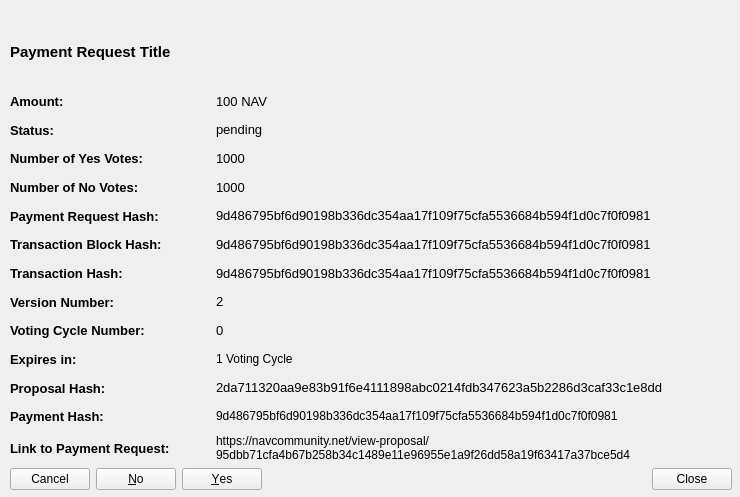
<?xml version="1.0" encoding="UTF-8"?>
<ui version="4.0">
 <class>CommunityFundDisplayPaymentRequestDetailed</class>
 <widget class="QWidget" name="CommunityFundDisplayPaymentRequestDetailed">
  <property name="geometry">
   <rect>
    <x>0</x>
    <y>0</y>
    <width>740</width>
    <height>497</height>
   </rect>
  </property>
  <property name="sizePolicy">
   <sizepolicy hsizetype="Preferred" vsizetype="Expanding">
    <horstretch>0</horstretch>
    <verstretch>0</verstretch>
   </sizepolicy>
  </property>
  <property name="minimumSize">
   <size>
    <width>740</width>
    <height>497</height>
   </size>
  </property>
  <property name="windowTitle">
   <string>Payment Request Details</string>
  </property>
  <widget class="QLabel" name="labelPaymentRequestTitle">
   <property name="geometry">
    <rect>
     <x>10</x>
     <y>10</y>
     <width>722</width>
     <height>83</height>
    </rect>
   </property>
   <property name="sizePolicy">
    <sizepolicy hsizetype="Preferred" vsizetype="Expanding">
     <horstretch>0</horstretch>
     <verstretch>0</verstretch>
    </sizepolicy>
   </property>
   <property name="maximumSize">
    <size>
     <width>16777215</width>
     <height>100</height>
    </size>
   </property>
   <property name="font">
    <font>
     <pointsize>11</pointsize>
     <weight>75</weight>
     <bold>true</bold>
    </font>
   </property>
   <property name="text">
    <string>Payment Request Title</string>
   </property>
   <property name="wordWrap">
    <bool>true</bool>
   </property>
   <property name="openExternalLinks">
    <bool>false</bool>
   </property>
  </widget>
  <widget class="QWidget" name="layoutWidget">
   <property name="geometry">
    <rect>
     <x>10</x>
     <y>90</y>
     <width>722</width>
     <height>400</height>
    </rect>
   </property>
   <layout class="QVBoxLayout" name="verticalLayoutDetailedInfomation_2">
    <item>
     <layout class="QHBoxLayout" name="horizontalLayoutAmount_2">
      <item>
       <widget class="QLabel" name="labelPrequestAmountTitle">
        <property name="sizePolicy">
         <sizepolicy hsizetype="Fixed" vsizetype="Preferred">
          <horstretch>0</horstretch>
          <verstretch>0</verstretch>
         </sizepolicy>
        </property>
        <property name="minimumSize">
         <size>
          <width>200</width>
          <height>0</height>
         </size>
        </property>
        <property name="font">
         <font>
          <pointsize>10</pointsize>
          <weight>75</weight>
          <bold>true</bold>
         </font>
        </property>
        <property name="text">
         <string>Amount:</string>
        </property>
        <property name="textInteractionFlags">
         <set>Qt::NoTextInteraction</set>
        </property>
       </widget>
      </item>
      <item>
       <widget class="QLabel" name="labelPrequestAmount">
        <property name="font">
         <font>
          <pointsize>10</pointsize>
         </font>
        </property>
        <property name="text">
         <string>100 NAV</string>
        </property>
        <property name="textInteractionFlags">
         <set>Qt::TextSelectableByMouse</set>
        </property>
       </widget>
      </item>
     </layout>
    </item>
    <item>
     <layout class="QHBoxLayout" name="horizontalLayoutFee_2">
      <item>
       <widget class="QLabel" name="labelPrequestStatusTitle">
        <property name="sizePolicy">
         <sizepolicy hsizetype="Fixed" vsizetype="Preferred">
          <horstretch>0</horstretch>
          <verstretch>0</verstretch>
         </sizepolicy>
        </property>
        <property name="minimumSize">
         <size>
          <width>200</width>
          <height>0</height>
         </size>
        </property>
        <property name="font">
         <font>
          <pointsize>10</pointsize>
          <weight>75</weight>
          <bold>true</bold>
         </font>
        </property>
        <property name="text">
         <string>Status:</string>
        </property>
        <property name="textInteractionFlags">
         <set>Qt::NoTextInteraction</set>
        </property>
       </widget>
      </item>
      <item>
       <widget class="QLabel" name="labelPrequestStatus">
        <property name="font">
         <font>
          <pointsize>10</pointsize>
         </font>
        </property>
        <property name="text">
         <string>pending</string>
        </property>
        <property name="textInteractionFlags">
         <set>Qt::TextSelectableByMouse</set>
        </property>
       </widget>
      </item>
     </layout>
    </item>
    <item>
     <layout class="QHBoxLayout" name="horizontalLayoutAddress_2">
      <item>
       <widget class="QLabel" name="labelPrequestYesTitle">
        <property name="sizePolicy">
         <sizepolicy hsizetype="Fixed" vsizetype="Preferred">
          <horstretch>0</horstretch>
          <verstretch>0</verstretch>
         </sizepolicy>
        </property>
        <property name="minimumSize">
         <size>
          <width>200</width>
          <height>0</height>
         </size>
        </property>
        <property name="font">
         <font>
          <pointsize>10</pointsize>
          <weight>75</weight>
          <bold>true</bold>
         </font>
        </property>
        <property name="text">
         <string>Number of Yes Votes:</string>
        </property>
        <property name="textInteractionFlags">
         <set>Qt::NoTextInteraction</set>
        </property>
       </widget>
      </item>
      <item>
       <widget class="QLabel" name="labelPrequestYes">
        <property name="font">
         <font>
          <pointsize>10</pointsize>
         </font>
        </property>
        <property name="text">
         <string>1000</string>
        </property>
        <property name="textInteractionFlags">
         <set>Qt::TextSelectableByMouse</set>
        </property>
       </widget>
      </item>
     </layout>
    </item>
    <item>
     <layout class="QHBoxLayout" name="horizontalLayoutDeadline_2">
      <item>
       <widget class="QLabel" name="labelPrequestNoTitle">
        <property name="sizePolicy">
         <sizepolicy hsizetype="Fixed" vsizetype="Preferred">
          <horstretch>0</horstretch>
          <verstretch>0</verstretch>
         </sizepolicy>
        </property>
        <property name="minimumSize">
         <size>
          <width>200</width>
          <height>0</height>
         </size>
        </property>
        <property name="font">
         <font>
          <pointsize>10</pointsize>
          <weight>75</weight>
          <bold>true</bold>
         </font>
        </property>
        <property name="text">
         <string>Number of No Votes:</string>
        </property>
        <property name="textInteractionFlags">
         <set>Qt::NoTextInteraction</set>
        </property>
       </widget>
      </item>
      <item>
       <widget class="QLabel" name="labelPrequestNo">
        <property name="font">
         <font>
          <pointsize>10</pointsize>
         </font>
        </property>
        <property name="text">
         <string>1000</string>
        </property>
        <property name="textInteractionFlags">
         <set>Qt::TextSelectableByMouse</set>
        </property>
       </widget>
      </item>
     </layout>
    </item>
    <item>
     <layout class="QHBoxLayout" name="horizontalLayoutExpiresIn_2">
      <item>
       <widget class="QLabel" name="labelPrequestHashTitle">
        <property name="sizePolicy">
         <sizepolicy hsizetype="Fixed" vsizetype="Preferred">
          <horstretch>0</horstretch>
          <verstretch>0</verstretch>
         </sizepolicy>
        </property>
        <property name="minimumSize">
         <size>
          <width>200</width>
          <height>0</height>
         </size>
        </property>
        <property name="font">
         <font>
          <pointsize>10</pointsize>
          <weight>75</weight>
          <bold>true</bold>
         </font>
        </property>
        <property name="text">
         <string>Payment Request Hash:</string>
        </property>
        <property name="textInteractionFlags">
         <set>Qt::NoTextInteraction</set>
        </property>
       </widget>
      </item>
      <item>
       <widget class="QLabel" name="labelPrequestHash">
        <property name="font">
         <font>
          <pointsize>10</pointsize>
         </font>
        </property>
        <property name="text">
         <string>9d486795bf6d90198b336dc354aa17f109f75cfa5536684b594f1d0c7f0f0981</string>
        </property>
        <property name="textInteractionFlags">
         <set>Qt::TextSelectableByMouse</set>
        </property>
       </widget>
      </item>
     </layout>
    </item>
    <item>
     <layout class="QHBoxLayout" name="horizontalLayoutStatus_2">
      <item>
       <widget class="QLabel" name="labelPrequestTransactionBlockHashTitle">
        <property name="sizePolicy">
         <sizepolicy hsizetype="Fixed" vsizetype="Preferred">
          <horstretch>0</horstretch>
          <verstretch>0</verstretch>
         </sizepolicy>
        </property>
        <property name="minimumSize">
         <size>
          <width>200</width>
          <height>0</height>
         </size>
        </property>
        <property name="font">
         <font>
          <pointsize>10</pointsize>
          <weight>75</weight>
          <bold>true</bold>
         </font>
        </property>
        <property name="text">
         <string>Transaction Block Hash:</string>
        </property>
        <property name="textInteractionFlags">
         <set>Qt::NoTextInteraction</set>
        </property>
       </widget>
      </item>
      <item>
       <widget class="QLabel" name="labelPrequestTransactionBlockHash">
        <property name="font">
         <font>
          <pointsize>10</pointsize>
         </font>
        </property>
        <property name="text">
         <string>9d486795bf6d90198b336dc354aa17f109f75cfa5536684b594f1d0c7f0f0981</string>
        </property>
        <property name="textInteractionFlags">
         <set>Qt::TextSelectableByMouse</set>
        </property>
       </widget>
      </item>
     </layout>
    </item>
    <item>
     <layout class="QHBoxLayout" name="horizontalLayoutNumberYesVotes_2">
      <item>
       <widget class="QLabel" name="labelPrequestTransactionHashTitle">
        <property name="sizePolicy">
         <sizepolicy hsizetype="Fixed" vsizetype="Preferred">
          <horstretch>0</horstretch>
          <verstretch>0</verstretch>
         </sizepolicy>
        </property>
        <property name="minimumSize">
         <size>
          <width>200</width>
          <height>0</height>
         </size>
        </property>
        <property name="font">
         <font>
          <pointsize>10</pointsize>
          <weight>75</weight>
          <bold>true</bold>
         </font>
        </property>
        <property name="text">
         <string>Transaction Hash:</string>
        </property>
        <property name="textInteractionFlags">
         <set>Qt::NoTextInteraction</set>
        </property>
       </widget>
      </item>
      <item>
       <widget class="QLabel" name="labelPrequestTransactionHash">
        <property name="font">
         <font>
          <pointsize>10</pointsize>
         </font>
        </property>
        <property name="text">
         <string>9d486795bf6d90198b336dc354aa17f109f75cfa5536684b594f1d0c7f0f0981</string>
        </property>
        <property name="textInteractionFlags">
         <set>Qt::TextSelectableByMouse</set>
        </property>
       </widget>
      </item>
     </layout>
    </item>
    <item>
     <layout class="QHBoxLayout" name="horizontalLayoutNumberNoVotes_2">
      <item>
       <widget class="QLabel" name="labelPrequestVersionNoTitle">
        <property name="sizePolicy">
         <sizepolicy hsizetype="Fixed" vsizetype="Preferred">
          <horstretch>0</horstretch>
          <verstretch>0</verstretch>
         </sizepolicy>
        </property>
        <property name="minimumSize">
         <size>
          <width>200</width>
          <height>0</height>
         </size>
        </property>
        <property name="font">
         <font>
          <pointsize>10</pointsize>
          <weight>75</weight>
          <bold>true</bold>
         </font>
        </property>
        <property name="text">
         <string>Version Number:</string>
        </property>
        <property name="textInteractionFlags">
         <set>Qt::NoTextInteraction</set>
        </property>
       </widget>
      </item>
      <item>
       <widget class="QLabel" name="labelPrequestVersionNo">
        <property name="font">
         <font>
          <pointsize>10</pointsize>
         </font>
        </property>
        <property name="text">
         <string>2</string>
        </property>
        <property name="textInteractionFlags">
         <set>Qt::TextSelectableByMouse</set>
        </property>
       </widget>
      </item>
     </layout>
    </item>
    <item>
     <layout class="QHBoxLayout" name="horizontalLayoutTransactionBlockHash_2">
      <item>
       <widget class="QLabel" name="labelPrequestVotingCycleTitle">
        <property name="sizePolicy">
         <sizepolicy hsizetype="Fixed" vsizetype="Preferred">
          <horstretch>0</horstretch>
          <verstretch>0</verstretch>
         </sizepolicy>
        </property>
        <property name="minimumSize">
         <size>
          <width>200</width>
          <height>0</height>
         </size>
        </property>
        <property name="font">
         <font>
          <pointsize>10</pointsize>
          <weight>75</weight>
          <bold>true</bold>
         </font>
        </property>
        <property name="text">
         <string>Voting Cycle Number:</string>
        </property>
        <property name="textInteractionFlags">
         <set>Qt::NoTextInteraction</set>
        </property>
       </widget>
      </item>
      <item>
       <widget class="QLabel" name="labelPrequestVotingCycle">
        <property name="font">
         <font>
          <pointsize>10</pointsize>
         </font>
        </property>
        <property name="text">
         <string>0</string>
        </property>
        <property name="textInteractionFlags">
         <set>Qt::TextSelectableByMouse</set>
        </property>
       </widget>
      </item>
     </layout>
    </item>
    <item>
     <layout class="QHBoxLayout" name="horizontalLayout_3">
      <property name="topMargin">
       <number>0</number>
      </property>
      <item>
       <widget class="QLabel" name="labelPrequestExpiryTitle">
        <property name="sizePolicy">
         <sizepolicy hsizetype="Minimum" vsizetype="Preferred">
          <horstretch>0</horstretch>
          <verstretch>0</verstretch>
         </sizepolicy>
        </property>
        <property name="minimumSize">
         <size>
          <width>200</width>
          <height>0</height>
         </size>
        </property>
        <property name="maximumSize">
         <size>
          <width>200</width>
          <height>16777215</height>
         </size>
        </property>
        <property name="font">
         <font>
          <pointsize>10</pointsize>
          <weight>75</weight>
          <bold>true</bold>
         </font>
        </property>
        <property name="text">
         <string>Expires in:</string>
        </property>
       </widget>
      </item>
      <item>
       <widget class="QLabel" name="labelPrequestExpiry">
        <property name="text">
         <string>1 Voting Cycle</string>
        </property>
        <property name="textInteractionFlags">
         <set>Qt::TextSelectableByMouse</set>
        </property>
       </widget>
      </item>
     </layout>
    </item>
    <item>
     <layout class="QHBoxLayout" name="horizontalLayoutTransactionHash_2">
      <item>
       <widget class="QLabel" name="labelPrequestProposalHashTitle">
        <property name="sizePolicy">
         <sizepolicy hsizetype="Fixed" vsizetype="Preferred">
          <horstretch>0</horstretch>
          <verstretch>0</verstretch>
         </sizepolicy>
        </property>
        <property name="minimumSize">
         <size>
          <width>200</width>
          <height>0</height>
         </size>
        </property>
        <property name="font">
         <font>
          <pointsize>10</pointsize>
          <weight>75</weight>
          <bold>true</bold>
         </font>
        </property>
        <property name="text">
         <string>Proposal Hash:</string>
        </property>
        <property name="textInteractionFlags">
         <set>Qt::NoTextInteraction</set>
        </property>
       </widget>
      </item>
      <item>
       <widget class="QLabel" name="labelPrequestProposalHash">
        <property name="font">
         <font>
          <pointsize>10</pointsize>
         </font>
        </property>
        <property name="text">
         <string>2da711320aa9e83b91f6e4111898abc0214fdb347623a5b2286d3caf33c1e8dd</string>
        </property>
        <property name="textInteractionFlags">
         <set>Qt::TextSelectableByMouse</set>
        </property>
       </widget>
      </item>
     </layout>
    </item>
    <item>
     <layout class="QHBoxLayout" name="horizontalLayout_2">
      <property name="topMargin">
       <number>0</number>
      </property>
      <item>
       <widget class="QLabel" name="labelPrequestPaymentHashTitle">
        <property name="sizePolicy">
         <sizepolicy hsizetype="Minimum" vsizetype="Preferred">
          <horstretch>0</horstretch>
          <verstretch>0</verstretch>
         </sizepolicy>
        </property>
        <property name="minimumSize">
         <size>
          <width>200</width>
          <height>0</height>
         </size>
        </property>
        <property name="maximumSize">
         <size>
          <width>200</width>
          <height>16777215</height>
         </size>
        </property>
        <property name="font">
         <font>
          <pointsize>10</pointsize>
          <weight>75</weight>
          <bold>true</bold>
         </font>
        </property>
        <property name="text">
         <string>Payment Hash:</string>
        </property>
       </widget>
      </item>
      <item>
       <widget class="QLabel" name="labelPrequestPaymentHash">
        <property name="text">
         <string>9d486795bf6d90198b336dc354aa17f109f75cfa5536684b594f1d0c7f0f0981</string>
        </property>
        <property name="textInteractionFlags">
         <set>Qt::TextSelectableByMouse</set>
        </property>
       </widget>
      </item>
     </layout>
    </item>
    <item>
     <layout class="QHBoxLayout" name="horizontalLayoutLinkToPaymentRequest_2">
      <item>
       <widget class="QLabel" name="labelPrequestLinkTitle">
        <property name="sizePolicy">
         <sizepolicy hsizetype="Fixed" vsizetype="Preferred">
          <horstretch>0</horstretch>
          <verstretch>0</verstretch>
         </sizepolicy>
        </property>
        <property name="minimumSize">
         <size>
          <width>200</width>
          <height>0</height>
         </size>
        </property>
        <property name="font">
         <font>
          <pointsize>10</pointsize>
          <weight>75</weight>
          <bold>true</bold>
         </font>
        </property>
        <property name="text">
         <string>Link to Payment Request:</string>
        </property>
        <property name="textInteractionFlags">
         <set>Qt::NoTextInteraction</set>
        </property>
       </widget>
      </item>
      <item>
       <widget class="QLabel" name="labelPrequestLink">
        <property name="text">
         <string>https://navcommunity.net/view-proposal/95dbb71cfa4b67b258b34c1489e11e96955e1a9f26dd58a19f63417a37bce5d4</string>
        </property>
        <property name="wordWrap">
         <bool>true</bool>
        </property>
        <property name="openExternalLinks">
         <bool>true</bool>
        </property>
        <property name="textInteractionFlags">
         <set>Qt::TextBrowserInteraction</set>
        </property>
       </widget>
      </item>
     </layout>
    </item>
    <item>
     <layout class="QHBoxLayout" name="horizontalLayoutButtons_2">
      <item>
       <widget class="QDialogButtonBox" name="buttonBoxYesNoVote_2">
        <property name="layoutDirection">
         <enum>Qt::RightToLeft</enum>
        </property>
        <property name="standardButtons">
         <set>QDialogButtonBox::Cancel|QDialogButtonBox::No|QDialogButtonBox::Yes</set>
        </property>
       </widget>
      </item>
      <item>
       <spacer name="horizontalSpacerButtons_2">
        <property name="orientation">
         <enum>Qt::Horizontal</enum>
        </property>
        <property name="sizeHint" stdset="0">
         <size>
          <width>40</width>
          <height>20</height>
         </size>
        </property>
       </spacer>
      </item>
      <item>
       <widget class="QPushButton" name="pushButtonClose_2">
        <property name="text">
         <string>Close</string>
        </property>
       </widget>
      </item>
     </layout>
    </item>
   </layout>
  </widget>
 </widget>
 <resources/>
 <connections/>
</ui>
